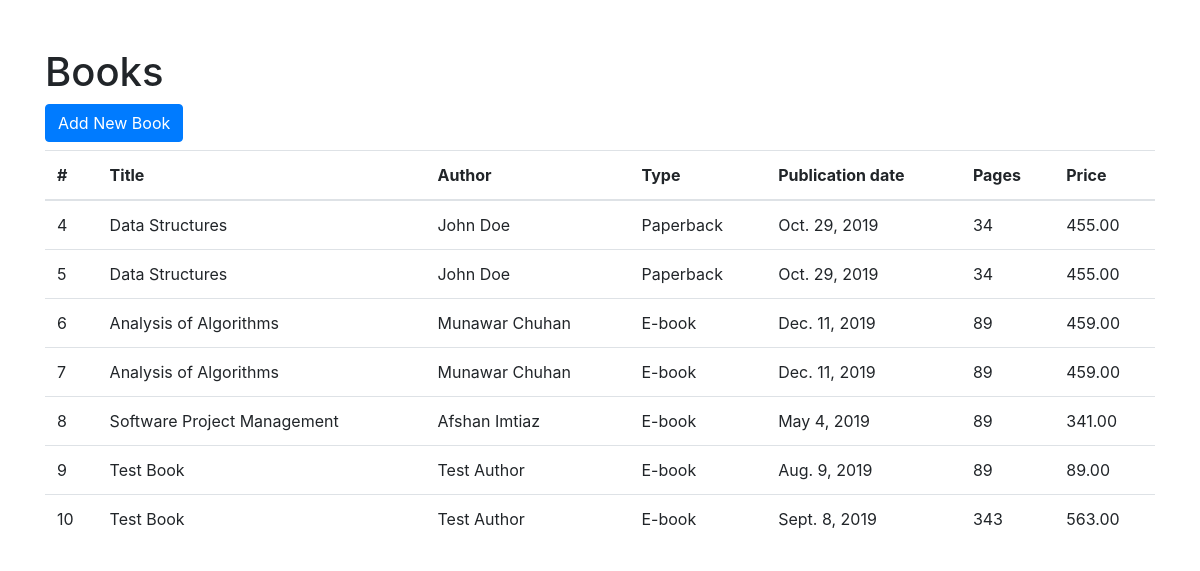
The page / on the database its author committed.
### myapp/models.py (models this page shows, shortened)
class Book(models.Model):
    HARDCOVER = 1
    PAPERBACK = 2
    EBOOK = 3
    BOOK_TYPES = (
        (HARDCOVER, 'Hardcover'),
        (PAPERBACK, 'Paperback'),
        (EBOOK, 'E-book'),
    )
    title = models.CharField(max_length=50)
    publication_date = models.DateField(null=True)
    author = models.CharField(max_length=30, blank=True)
    price = models.DecimalField(max_digits=5, decimal_places=2)
    pages = models.IntegerField(blank=True, null=True)
    book_type = models.PositiveSmallIntegerField(choices=BOOK_TYPES)

### myapp/views.py (the view)
# urls.py: path("", views.book_list, name="index"),
def book_list(request):
    books = Book.objects.all()
    context = {
        "books": books
    }
    return render(request, "myapp/book_list.html", context)

### myapp/templates/myapp/book_list.html (shortened to what this page needs)
{% extends 'myapp/base.html' %}
{% load widget_tweaks %}
{% block content %}
    <div class="mt-5">
        <h1 class="page-header">Books</h1>
        <button class="btn btn-primary mb-2" id="book-create">Add New Book</button>
  <table class="table" id="book-table">
    <thead>
      <tr>
        <th>#</th>
        <th>Title</th>
        <th>Author</th>
        <th>Type</th>
        <th>Publication date</th>
        <th>Pages</th>
        <th>Price</th>
      </tr>
    </thead>
    <tbody>
        {% include 'includes/partial_book_list.html' %}
    </tbody>
  </table>
    </div>
{% endblock %}

### myapp/templates/myapp/base.html (shortened to what this page needs)
{% load static %}
<!DOCTYPE html>
<html lang="en">
<head>
    <link rel="stylesheet" href="{% static 'css/bootstrap.min.css' %}">
</head>
<body>
    <div class="container">
        {% block content %}
        {% endblock %}
    </div>
</body>
</html>

### myapp/templates/includes/partial_book_list.html
{% for book in books %}
<tr>
  <td>{{ book.id }}</td>
  <td>{{ book.title }}</td>
  <td>{{ book.author }}</td>
  <td>{{ book.get_book_type_display }}</td>
  <td>{{ book.publication_date }}</td>
  <td>{{ book.pages }}</td>
  <td>{{ book.price }}</td>
</tr>
{% empty %}
<tr>
  <td colspan="7" class="text-center bg-warning">No book</td>
</tr>
{% endfor %}

### rows shown on the page
Book: id "4", title "Data Structures", author "John Doe", book_type "Paperback", publication_date "Oct. 29, 2019", pages "34", price "455.00"
Book: id "5", title "Data Structures", author "John Doe", book_type "Paperback", publication_date "Oct. 29, 2019", pages "34", price "455.00"
Book: id "6", title "Analysis of Algorithms", author "Munawar Chuhan", book_type "E-book", publication_date "Dec. 11, 2019", pages "89", price "459.00"
Book: id "7", title "Analysis of Algorithms", author "Munawar Chuhan", book_type "E-book", publication_date "Dec. 11, 2019", pages "89", price "459.00"
Book: id "8", title "Software Project Management", author "Afshan Imtiaz", book_type "E-book", publication_date "May 4, 2019", pages "89", price "341.00"
Book: id "9", title "Test Book", author "Test Author", book_type "E-book", publication_date "Aug. 9, 2019", pages "89", price "89.00"
Book: id "10", title "Test Book", author "Test Author", book_type "E-book", publication_date "Sept. 8, 2019", pages "343", price "563.00"
